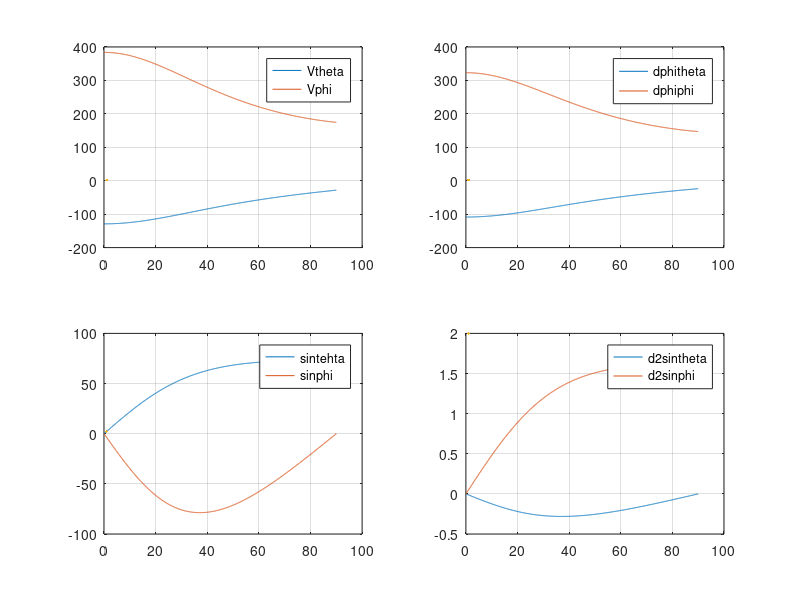

MATLAB code to generate this figure:
rw = 3.5e-2;
mb = 9.19e-1;
mw = 4.6e-2;
Ib = 4.068e-3;
Iw = 5.612e-5;
kv = 6.488e-3;
g = 9.801;
l = 6.247e-2;
kt = 6.538e-1; 
kw = 7.816e-1;
R = 6.05;

detA = @(x) 1./( (Ib+mb*l^2)*(mb*rw^2 + mw*rw^2 + Iw) - (mb*rw*l*cos(x)).^2);
iA11 = @(x) detA(x).*(mb*rw^2 + mw*rw^2 + Iw);
iA12 = @(x) detA(x).*(-mb*rw*l*cos(x)); 
iA21 = iA12;
iA22 = @(x) detA(x)*(Ib+mb*l^2);


d2theta_k_V = @(x) 2*(iA12(x)-iA11(x))*(kt/R);
d2theta_k_dphi_dtheta = @(x) 2*kv*(iA12(x)-iA11(x))+2*kt*kw/R*(iA12(x)-iA11(x));
d2theta_k_sin_theta =  @(x) iA11(x)*mb*g*l.*sin(x);
d2theta_k_dtheta2 = @(x) iA12(x)*mb*rw*l.*sin(x);


d2phi_k_V = @(x) 2*(iA22(x)-iA21(x))*(kt/R);
d2phi_k_dphi_dtheta = @(x) 2*kv*(iA22(x)-iA21(x))+2*kt*kw/R*(iA22(x)-iA21(x));
d2phi_k_sin_theta =  @(x) iA21(x)*mb*g*l.*sin(x);
d2phi_k_dtheta2 = @(x) iA22(x)*mb*rw*l.*sin(x);

angle = linspace(0, 90, 1000)';
x = angle/180*pi;

k1 = d2theta_k_V(x);
k2 = d2theta_k_dphi_dtheta(x);
k3 =  d2theta_k_sin_theta(x);
k4 = d2theta_k_dtheta2(x);

k5 = d2phi_k_V(x);
k6 = d2phi_k_dphi_dtheta(x);
k7 = d2phi_k_sin_theta(x);
k8 = d2phi_k_dtheta2(x);



close all
figure 
subplot(2,2,1);
plot(angle, [k1 k5], LineWidth=2)
grid on
legend("Vtheta", "Vphi")

subplot(2,2,2);
plot(angle, [k2 k6], LineWidth=2)
grid on 
legend("dphitheta", "dphiphi")

subplot(2,2,3);
plot(angle, [k3 k7], LineWidth=2)
grid on
legend("sintehta", "sinphi")

subplot(2,2,4);
plot(angle, [k4 k8], LineWidth=2)
grid on
legend("d2sintheta", "d2sinphi")



% viA11 = detA(x).*iA11;
% viA12 = detA(x).*iA12(x);
% viA21 = detA(x).*iA21(x);
% viA22 = detA(x).*iA22;
% 
% close all
% figure 
% plot(angle, [viA11 viA12 viA21 viA22], LineWidth=2)
% grid on


%e11 = (viA11(1) - viA11(end))/(viA11(1))
%e12 = (viA12(1) - viA12(end))/(viA12(1))
%e21 = (viA21(1) - viA21(end))/(viA21(1))
% %e22 = (viA22(1) - viA22(end))/(viA22(1))
% 
% a11 = viA11(end);
% a12 = viA21(end);







